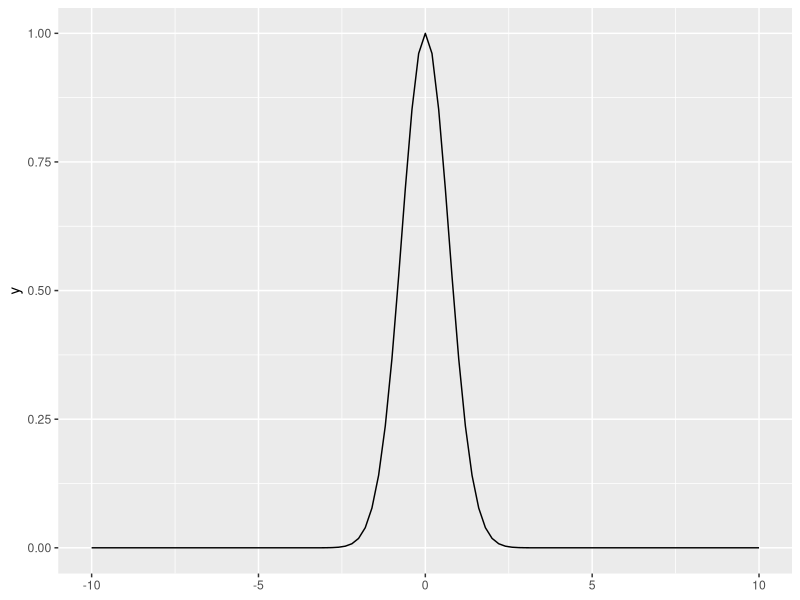

Write R code to recreate this figure.
## ---- chunk 1
knitr::opts_chunk$set(echo = TRUE)
## ---- chunk 2
set.seed(0)

ci95 <- function(mean, variance) mean + qnorm(.975) * sqrt(variance) * c(-1, 1)
## ---- chunk 3
g <- function(x) 1 - abs(x) / 5

sample <- as.data.frame(matrix(runif(500 * 50, -10, 10), ncol=500))

f_x <- apply(sample, MARGIN=c(1,2), FUN=function(x) 20 * exp(-x^2/2))
theta_mc <- apply(f_x, MARGIN=1, mean)
variance_mc <- (apply(f_x^2, MARGIN=1, FUN=mean) - theta_mc^2) / 500

g_x <- apply(sample, MARGIN=c(1,2), FUN=g)
theta_control <- apply(g_x, MARGIN=1, mean)
variance_control <- (apply(g_x^2, MARGIN=1, FUN=mean) - theta_control^2) / 500

covariance <- apply((f_x - theta_mc) * (g_x - theta_control),
                      MARGIN=1, FUN=function(x) mean(x) / (length(x)-1))

alpha <- - covariance / variance_control

theta_average1 <- mean(theta_mc + alpha * theta_control)

variance_cv <- variance_mc + alpha^2 * variance_control + 2*alpha*covariance

var_average2 <- mean(variance_cv)

## ---- chunk 4
library(ggplot2)
ggplot() + geom_function(fun=function(x) exp(-x^2)) +xlim(-10, 10)
## ---- chunk 5
h <- function(x) 1 - x^2 / 25

h_x <- apply(sample, MARGIN=c(1,2), h)

theta_control2 <- apply(h_x, MARGIN=1, mean)
variance_control2 <- (apply(h_x^2, MARGIN=1, FUN=mean) - theta_control2^2) / 500
covariance2 <- apply((f_x - theta_mc) * (h_x - theta_control2), MARGIN=1,
                     FUN=function(x) mean(x) / (length(x)-1))

alpha2 <- - covariance2 / variance_control2

theta_average2 <- mean(theta_mc + alpha2 * (theta_control2 + 1 / 3))

variance_cv2 <- variance_mc + alpha^2 * variance_control2 + 2*alpha*covariance2

var_average2 <- mean(variance_cv2)
